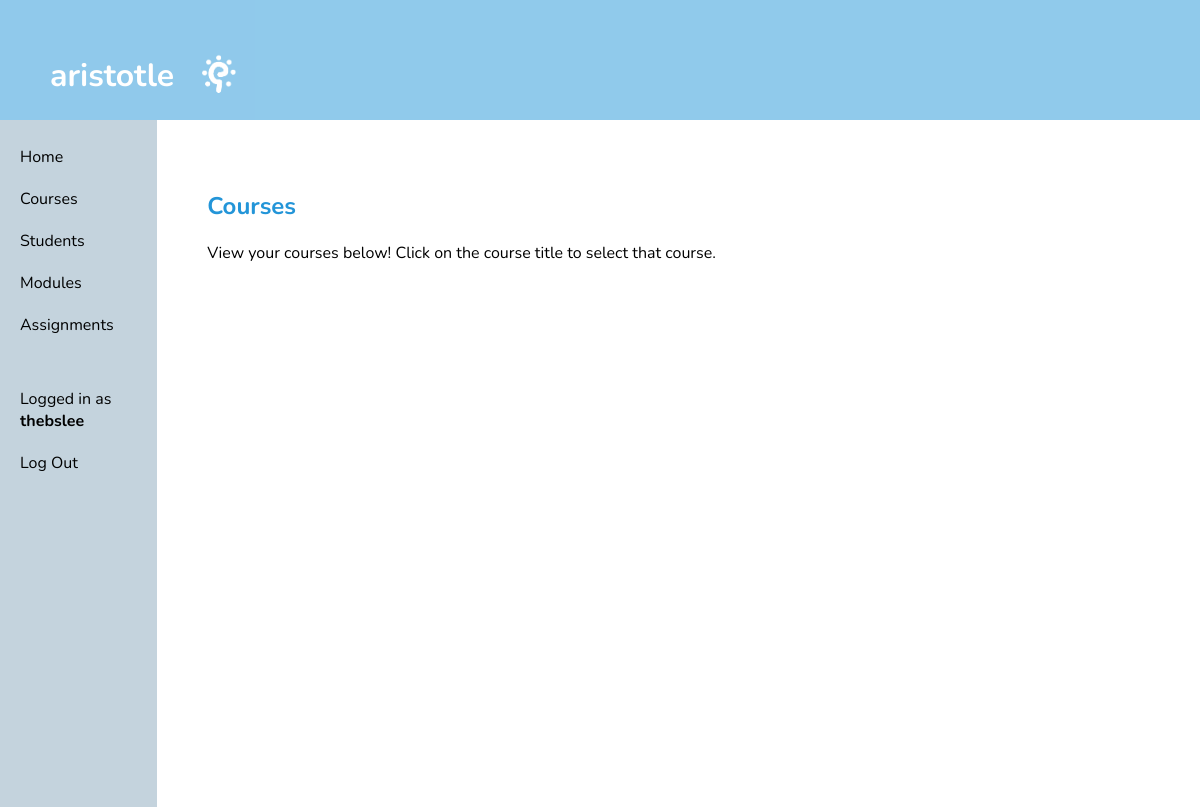
The page /forum/courses/ (signed in) on the database as committed earlier.
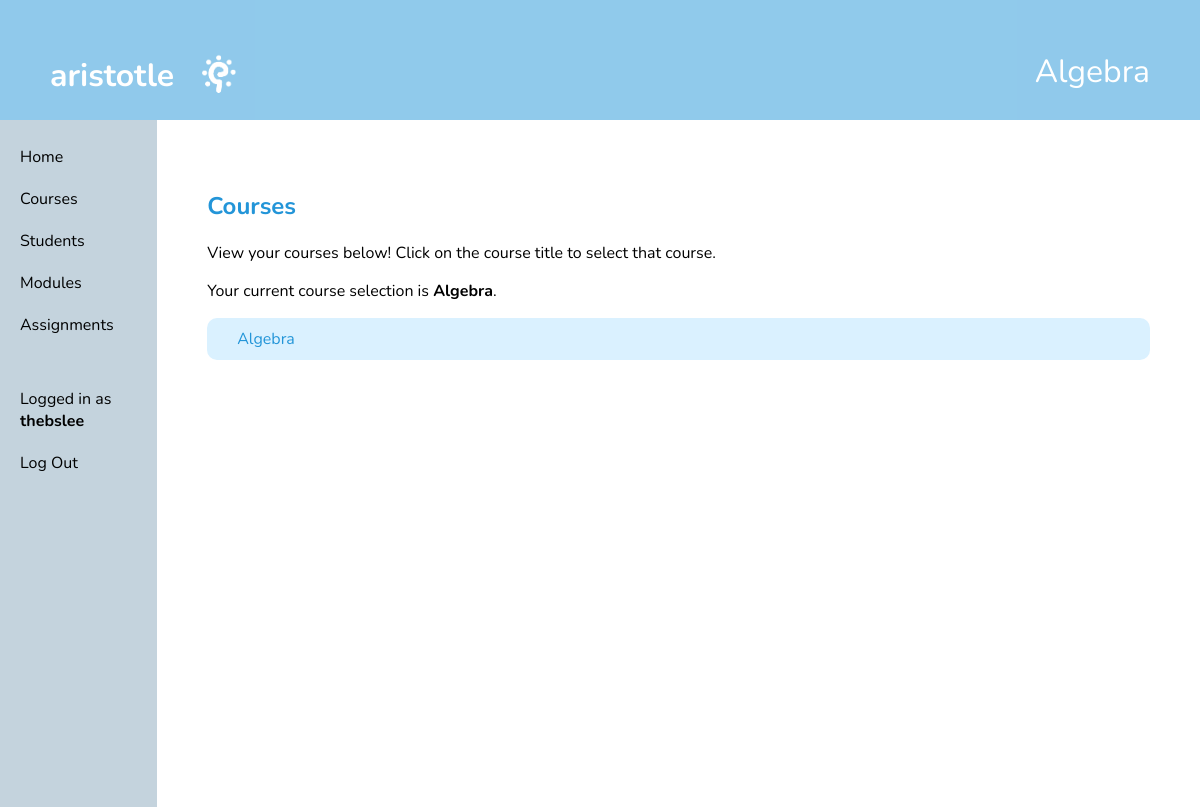
The same page on the database as committed later.
### forum/models.py (models this page shows)
class Course(models.Model):
    name = models.CharField(max_length=100)
    owner = models.ForeignKey(
        settings.AUTH_USER_MODEL,
        on_delete=models.CASCADE,
        related_name='owner'
    )
    students = models.ManyToManyField(
        settings.AUTH_USER_MODEL,
        related_name='student'
    )

### forum/views.py (the view)
# urls.py: path('courses/', views.courses, name='courses'),
def courses(request):
    if not request.user.is_authenticated:
        return redirect('home')
    context = alwaysContext(request)
    context["courses"] = Course.objects.filter(owner=request.user)
    return render(request, "courses.html", context)

### forum/views.py (called while the page is built)
def alwaysContext(request):
    return {
        "username": request.user.username,
        "selected_course": Course.objects.filter(id=request.session.get('selected_course_id')).first()
    }

### forum/templates/courses.html
{% extends 'base.html' %}
{% block content %}
<h2>Courses</h2>
<p>
    View your courses below! Click on the course title to select that course.
</p>
{% if selected_course %}
<p>Your current course selection is <b>{{selected_course.name}}</b>.</p>
{% endif %}
{% for course in courses %}
<a href="{% url 'forum:setcourse' course.id %}"><div class="cutebox">{{course.name}}</div></a>
{% endfor %}
{% endblock %}

### templates/base.html (shortened to what this page needs)
{% load static %}
<html>
    <head>
        <link rel="stylesheet" href="{% static 'css/main.css' %}">
    </head>
    <body>
        <a href="{% url 'home' %}">
            <div id=pagehead>
                <div style="display:flex; flex-direction: row; align-items: center;">
                    aristotle
                    <img src="{% static 'img/logo.png' %}" style="width:50px; margin-left: 20px;">
                </div>
                <div style="font-weight: normal">
                    {{selected_course.name}}
                </div>
            </div>
        </a>
        <div id="fullcontainer">
            {% if username %}
            <div id="navbar">
                <ul>
                    <a href="{% url 'home' %}"><li>Home</li></a>
                    <a href="{% url 'forum:courses' %}"><li>Courses</li></a>
                    <a href="{% url 'home' %}"><li>Students</li></a>
                    <a href="{% url 'home' %}"><li>Modules</li></a>
                    <a href="{% url 'home' %}"><li>Assignments</li></a>
                </ul>
                <ul>
                    <li>Logged in as <b>{{username}}</b></li>
                    <a href="{% url 'authentication:logout' %}"><li>Log Out</li></a>
                </ul>
            </div>
            {% endif %}
            <div id="content">
                {% block content %}
                {% endblock %}
            </div>
        </div>
    </body>
</html>

### static/css/main.css (style rules this page uses)
:root { --aristotle-blue: #2395d8; --light-aristotle-blue: #daf1ff; --fog-gray: #c4d3dd; --dark-fog-gray: #a0b5c4; --main-font: 'Nunito'; --main-margin: 50px; }
body { font-family: var(--main-font); margin: 0px; }
#pagehead { color: white; background-color: var(--aristotle-blue); font-size: xx-large; font-weight: bold; padding: var(--main-margin); padding-bottom: 20px; justify-content: space-between; display: flex; flex-direction: row; }
#fullcontainer { display:flex; flex-direction: row; height: calc(100vh - 113px); width: 100%; }
#content { margin: var(--main-margin); width: 100%; }
#navbar { background-color: var(--fog-gray); height: 100%; display: flex; flex-direction: column; width: 200px; }
#navbar ul { list-style-type: none; padding-left: 0; }
#navbar li { padding: 10px 20px; color: black; }
#navbar a li { cursor: pointer; }
h2 { color: var(--aristotle-blue); }
a { color: var(--aristotle-blue); text-decoration: none; }
.cutebox { border-radius: 10px; background-color: var(--light-aristotle-blue); padding: 10px 30px; }

Rows that differ between the two databases and show on the page:
added Course: name "Algebra"
Other text that changed with them:
text now shown: "Your current course selection is ."
